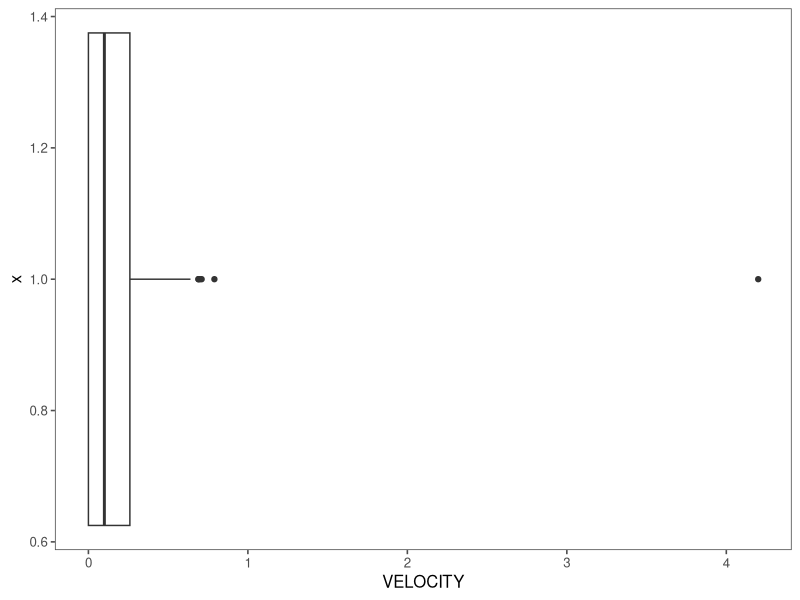
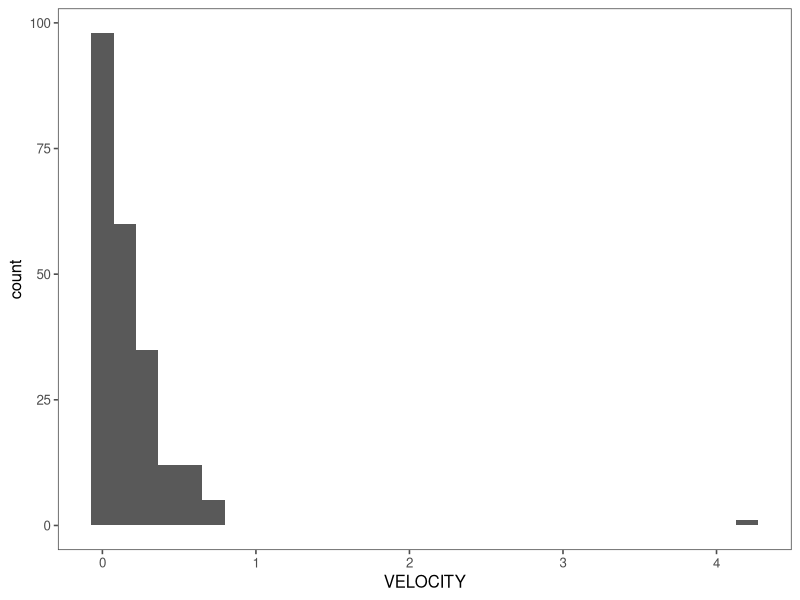
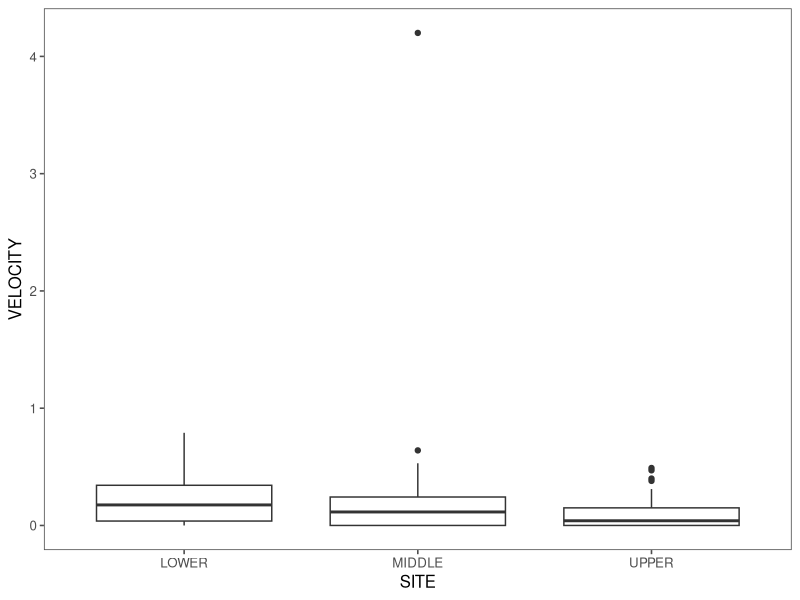

Generate these figures, in order, with R:
# Biometry 2016 
# Lab 5
# One Way ANOVA


# packages you will need
library(ggplot2)
library(ggthemes)

dat <- read.csv("./20160218_biometry_lab_5_one_way_anova/microhabitat.csv")

# What is the factor
str(dat)

# How many levels of the factor
unique(dat$HABITAT)

# How do the data look?
summary(dat)
str(dat)
head(dat)

# check the assumptions

# normality
ggplot()+
  geom_boxplot(data=dat, aes(y=VELOCITY, x=1))+
  theme_few()+
  coord_flip()

ggplot()+
  geom_histogram(data=dat, aes(x=VELOCITY))+
  theme_few()

# homogeneity of variance
ggplot()+geom_boxplot(data=dat, aes(x=SITE, y=VELOCITY))+theme_few()

# independence



### To perform an ANOVA you use the aov() function.

# You use the data= argument to give it the data object (in this example, dat)
# then you put your response on the left side and your predictor on the right side of the tilda (~) (found above above the tab key)
model <- aov(data=dat, VELOCITY ~ SITE)
# you can also do anova(model) but summary gives you the same information and summary() can be used on other model types
(modeltable <- summary(model)) # by putting the entire function and output in parentheses it will save the modeltable to 'modeltable' and also print it to the console



###
# Excercise
###

# Can you read and interpret the ANOVA table?
# Could you explain it to me?
# Are there significant differences among SITES?

# Which SITES are different from each other?
# How would you go about answering this question?
# Again could you explain to me?
# What is the difference between experiment-wise error and pairwise error?
# Have you controlled the experiment-wise error level?
# What is the difference between an a-posteriori test and a a-priori test?
# Which are you doing? 

#### Now do the same thing with velocity with your variable of interest

# how do the data look?
# Does the data mean the assumptions of the test?
# Why, or why not?
# Once you've done all that you know the data are not normally distributed for Velocity, so let's try a non-parametric test that is equivelent to the ANOVA?
# What test would you use? 
# Are there any assumptions?
# Does your data meet the assumptions?
# Try to get your data to meet the assumptions then do the test.
# Can you interpret the results?
